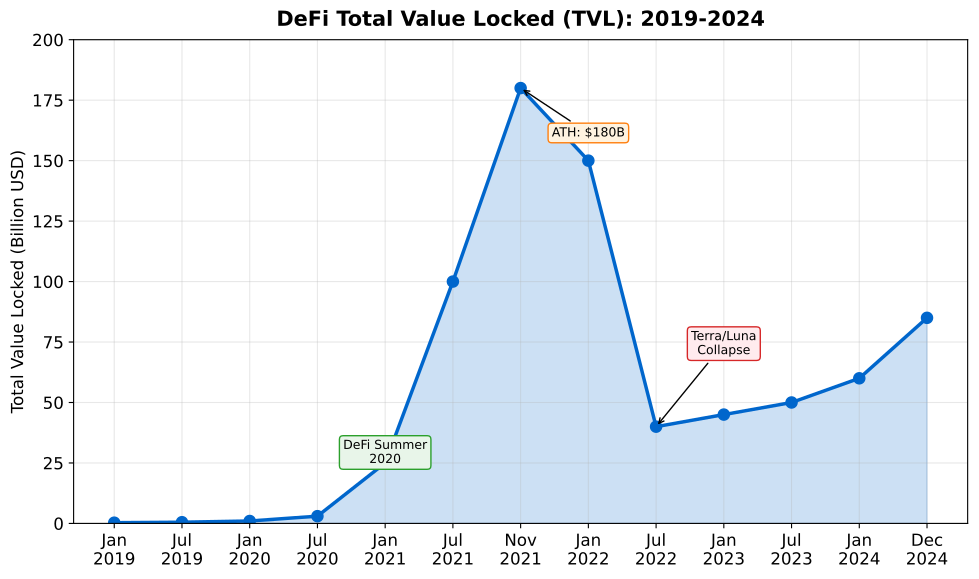

Write the Python code that produced this figure.
"""
DeFi Total Value Locked (TVL) Historical Growth
Line chart showing TVL from 2019-2024
"""

import matplotlib.pyplot as plt
import numpy as np
from pathlib import Path

CHART_METADATA = {
    'title': 'DeFi TVL History',
    'url': 'https://github.com/Digital-AI-Finance/Blockchain_Crypto/tree/main/Module_E_DeFi_Ecosystem/L33_Intro_DeFi/charts/02_tvl_history'
}

plt.rcParams.update({
    'font.size': 14,
    'axes.labelsize': 14,
    'axes.titlesize': 16,
    'xtick.labelsize': 12,
    'ytick.labelsize': 12,
    'legend.fontsize': 12,
    'figure.figsize': (10, 6),
    'figure.dpi': 150
})

MLPURPLE = '#3333B2'
MLBLUE = '#0066CC'
MLORANGE = '#FF7F0E'
MLGREEN = '#2CA02C'
MLRED = '#D62728'

fig, ax = plt.subplots(figsize=(10, 6))

# Historical TVL data (approximate, in billions USD)
dates = ['Jan\n2019', 'Jul\n2019', 'Jan\n2020', 'Jul\n2020', 'Jan\n2021', 'Jul\n2021',
         'Nov\n2021', 'Jan\n2022', 'Jul\n2022', 'Jan\n2023', 'Jul\n2023', 'Jan\n2024', 'Dec\n2024']
tvl = [0.3, 0.5, 1, 3, 25, 100, 180, 150, 40, 45, 50, 60, 85]

ax.plot(dates, tvl, '-o', color=MLBLUE, linewidth=2.5, markersize=8)
ax.fill_between(dates, tvl, alpha=0.2, color=MLBLUE)

# Key events annotations
ax.annotate('DeFi Summer\n2020', xy=(4, 25), fontsize=9, ha='center',
            bbox=dict(boxstyle='round,pad=0.3', facecolor='#E8F5E9', edgecolor=MLGREEN))
ax.annotate('ATH: $180B', xy=(6, 180), xytext=(7, 160), fontsize=9, ha='center',
            arrowprops=dict(arrowstyle='->', color='black', lw=1),
            bbox=dict(boxstyle='round,pad=0.3', facecolor='#FFF3E0', edgecolor=MLORANGE))
ax.annotate('Terra/Luna\nCollapse', xy=(8, 40), xytext=(9, 70), fontsize=9, ha='center',
            arrowprops=dict(arrowstyle='->', color='black', lw=1),
            bbox=dict(boxstyle='round,pad=0.3', facecolor='#FFEBEE', edgecolor=MLRED))

ax.set_ylabel('Total Value Locked (Billion USD)', fontsize=12)
ax.set_ylim(0, 200)

ax.grid(True, alpha=0.3)

ax.set_title('DeFi Total Value Locked (TVL): 2019-2024', fontweight='bold', fontsize=15, pad=10)
plt.xticks(rotation=0)
plt.tight_layout()

output_path = Path(__file__).parent / 'chart.pdf'
plt.savefig(output_path, bbox_inches='tight', dpi=300)
print(f"Chart saved to: {output_path.absolute()}")
plt.close()
